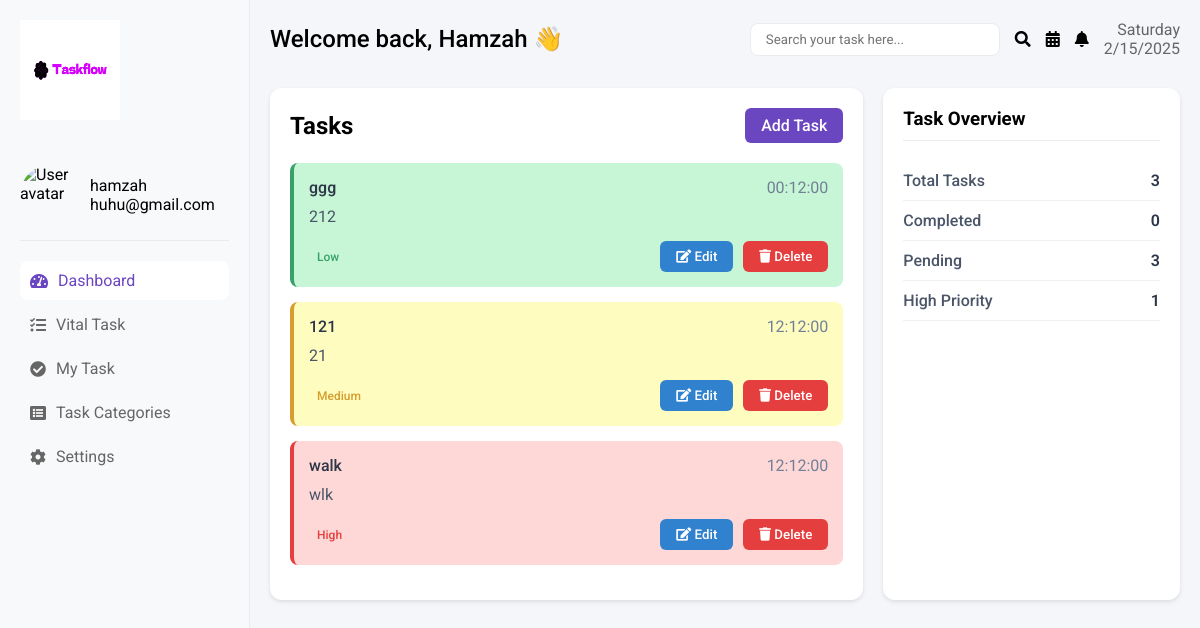
The page /t/index.php on the database its author committed.
### tables this page shows
CREATE TABLE `tasks` (
  `id` int(11) NOT NULL,
  `task_name` varchar(255) NOT NULL,
  `task_description` text DEFAULT NULL,
  `task_time` time NOT NULL,
  `priority` enum('High','Medium','Low') DEFAULT 'Medium',
  `is_completed` tinyint(1) DEFAULT 0,
  `created_at` timestamp NOT NULL DEFAULT current_timestamp()
);

### t/index.php (the view, shortened to what this page needs)
<?php
$host = 'localhost';
$dbname = 'todo_list';
$username = 'root';
$password = '';
try {
    $conn = new PDO("mysql:host=$host;dbname=$dbname", $username, $password);
    $conn->setAttribute(PDO::ATTR_ERRMODE, PDO::ERRMODE_EXCEPTION);
    $stmt = $conn->query("SELECT * FROM tasks ORDER BY created_at DESC");
    $tasks = $stmt->fetchAll(PDO::FETCH_ASSOC);
} catch(PDOException $e) {
    die("Connection failed: " . $e->getMessage());
}
?>
<!DOCTYPE html>
<html lang="en">
<head>
    <link href="https://cdnjs.cloudflare.com/ajax/libs/font-awesome/5.15.3/css/all.min.css" rel="stylesheet"/>
</head>
<body>
    <div class="container">
        <div class="sidebar">
            <div class="logo">
                <img src="taskflow-high-resolution-logo.png" alt="Taskflow logo" width="100" height="100"/>
            </div>
            <div class="user-info">
                <img src="https://storage.googleapis.com/a1aa/image/aKC4BJRZuldwrlxTphxZdoBqYvoIMhX6SSdgcoLXzww.jpg" alt="User avatar" width="60" height="60"/>
                <div>
                    <div class="font-bold">hamzah</div>
                    <div class="text-sm">huhu@gmail.com</div>
                </div>
            </div>
            <nav>
                <ul>
                    <li><a href="#" class="active"><i class="fas fa-tachometer-alt"></i>Dashboard</a></li>
                    <li><a href="#"><i class="fas fa-tasks"></i>Vital Task</a></li>
                    <li><a href="#"><i class="fas fa-check-circle"></i>My Task</a></li>
                    <li><a href="#"><i class="fas fa-list-alt"></i>Task Categories</a></li>
                    <li><a href="#"><i class="fas fa-cog"></i>Settings</a></li>
                </ul>
            </nav>
        </div>
        <div class="main-content">
            <div class="header">
                <div class="welcome">
                    Welcome back, Hamzah
                    <span class="wave">👋</span>
                </div>
                <div class="search">
                    <input placeholder="Search your task here..." type="text" id="searchInput" onkeyup="searchTasks()"/>
                    <i class="fas fa-search"></i>
                    <i class="fas fa-calendar-alt"></i>
                    <i class="fas fa-bell"></i>
                    <div class="date">
                        <div id="currentDay"></div>
                        <div id="currentDate"></div>
                    </div>
                </div>
            </div>
            <div class="content">
                <div class="todo">
                    <div style="display: flex; justify-content: space-between; align-items: center; margin-bottom: 20px;">
                        <h2>Tasks</h2>
                        <a href="add_task.php" class="btn btn-primary">Add Task</a>
                    </div>
                    <div id="tasksContainer">
                        <?php foreach ($tasks as $task): ?>
                            <div class="task priority-<?php echo htmlspecialchars($task['priority']); ?>" data-task-name="<?php echo htmlspecialchars($task['task_name']); ?>">
                                <div class="task-header">
                                    <div class="task-title"><?php echo htmlspecialchars($task['task_name']); ?></div>
                                    <div class="task-time"><?php echo htmlspecialchars($task['task_time']); ?></div>
                                </div>
                                <div class="task-body">
                                    <?php echo htmlspecialchars($task['task_description']); ?>
                                </div>
                                <div class="task-footer">
                                    <span class="task-priority priority-<?php echo htmlspecialchars($task['priority']); ?>">
                                        <?php echo htmlspecialchars($task['priority']); ?>
                                    </span>
                                    <div class="task-actions">
                                        <button onclick="editTask(<?php echo $task['id']; ?>)" class="btn btn-edit">
                                            <i class="fas fa-edit"></i> Edit
                                        </button>
                                        <button onclick="deleteTask(<?php echo $task['id']; ?>)" class="btn btn-delete">
                                            <i class="fas fa-trash"></i> Delete
                                        </button>
                                    </div>
                                </div>
                            </div>
                        <?php endforeach; ?>
                    </div>
                </div>
                <div class="status">
                    <div class="status-header">
                        <h3>Task Overview</h3>
                    </div>
                    <?php
                        $total = count($tasks);
                        $completed = array_reduce($tasks, function($carry, $task) {
                            return $carry + ($task['is_completed'] ? 1 : 0);
                        }, 0);
                        $pending = $total - $completed;
                        $highPriority = array_reduce($tasks, function($carry, $task) {
                            return $carry + ($task['priority'] == 'High' ? 1 : 0);
                        }, 0);
                    ?>
                    <div class="status-item">
                        <span class="status-label">Total Tasks</span>
                        <span class="status-value"><?php echo $total; ?></span>
                    </div>
                    <div class="status-item">
                        <span class="status-label">Completed</span>
                        <span class="status-value"><?php echo $completed; ?></span>
                    </div>
                    <div class="status-item">
                        <span class="status-label">Pending</span>
                        <span class="status-value"><?php echo $pending; ?></span>
                    </div>
                    <div class="status-item">
                        <span class="status-label">High Priority</span>
                        <span class="status-value"><?php echo $highPriority; ?></span>
                    </div>
                </div>
            </div>
        </div>
    </div>
</body>
</html>

### t/index.php (style rules this page uses)
* { margin: 0; padding: 0; box-sizing: border-box; font-family: 'Roboto', sans-serif; }
.container { display: flex; min-height: 100vh; }
.sidebar { width: 250px; background-color: #f8f9fa; padding: 20px; border-right: 1px solid #e9ecef; }
.logo { display: flex; align-items: center; gap: 10px; margin-bottom: 30px; }
.user-info { display: flex; align-items: center; gap: 10px; padding: 15px 0; border-bottom: 1px solid #e9ecef; margin-bottom: 20px; }
.user-info img { border-radius: 50%; }
nav ul { list-style: none; }
nav a { display: flex; align-items: center; padding: 10px; color: #666; text-decoration: none; border-radius: 8px; margin-bottom: 5px; }
nav a.active { background-color: #fff; color: #6b46c1; }
nav a i { margin-right: 10px; }
.main-content { flex: 1; padding: 20px; background-color: #f5f6fa; }
.header { display: flex; justify-content: space-between; align-items: center; margin-bottom: 30px; }
.welcome { font-size: 24px; font-weight: 500; }
.search { display: flex; align-items: center; gap: 15px; }
.search input { padding: 8px 15px; border: 1px solid #e9ecef; border-radius: 8px; width: 250px; }
.date { text-align: right; color: #666; }
.content { display: grid; grid-template-columns: 2fr 1fr; gap: 20px; }
.todo { background: white; padding: 20px; border-radius: 12px; box-shadow: 0 2px 4px rgba(0,0,0,0.1); }
.task { background: #f8f9fa; padding: 15px; border-radius: 8px; margin-bottom: 15px; border-left: 4px solid; transition: transform 0.2s ease, box-shadow 0.2s ease; }
.task.priority-High { border-left-color: #e53e3e; }
.task.priority-Medium { border-left-color: #d69e2e; }
.task.priority-Low { border-left-color: #38a169; }
.task-header { display: flex; justify-content: space-between; margin-bottom: 10px; }
.task-title { font-weight: 500; color: #2d3748; }
.task-time { color: #718096; }
.task-body { color: #4a5568; margin-bottom: 15px; }
.task-footer { display: flex; justify-content: space-between; align-items: center; }
.task-priority { padding: 4px 8px; border-radius: 4px; font-size: 12px; font-weight: 500; }
.priority-High { background: #fed7d7; color: #e53e3e; }
.priority-Medium { background: #fefcbf; color: #d69e2e; }
.priority-Low { background: #c6f6d5; color: #38a169; }
.task-actions { display: flex; gap: 10px; }
.btn { padding: 8px 16px; border: none; border-radius: 6px; cursor: pointer; text-decoration: none; color: white; font-weight: 500; transition: background-color 0.2s ease; }
.btn-primary { background: #6b46c1; }
.btn-edit { background: #3182ce; }
.btn-delete { background: #e53e3e; }
.wave { animation: wave 1s infinite; display: inline-block; }
.status { background: white; padding: 20px; border-radius: 12px; box-shadow: 0 2px 4px rgba(0,0,0,0.1); }
.status-header { margin-bottom: 20px; padding-bottom: 10px; border-bottom: 1px solid #e9ecef; }
.status-item { display: flex; justify-content: space-between; align-items: center; padding: 10px 0; border-bottom: 1px solid #f0f0f0; }
.status-label { color: #4a5568; font-weight: 500; }
.status-value { font-weight: 600; color: #2d3748; }

### rows shown on the page
tasks: task_name "ggg", task_time "00:12:00", task_description "212", priority "Low", is_completed "0"
tasks: task_name "121", task_time "12:12:00", task_description "21", priority "Medium"
tasks: task_name "walk", task_time "12:12:00", task_description "wlk", priority "High"

### other values the page prints
$total "3"
$pending "3"
$highPriority "1"
